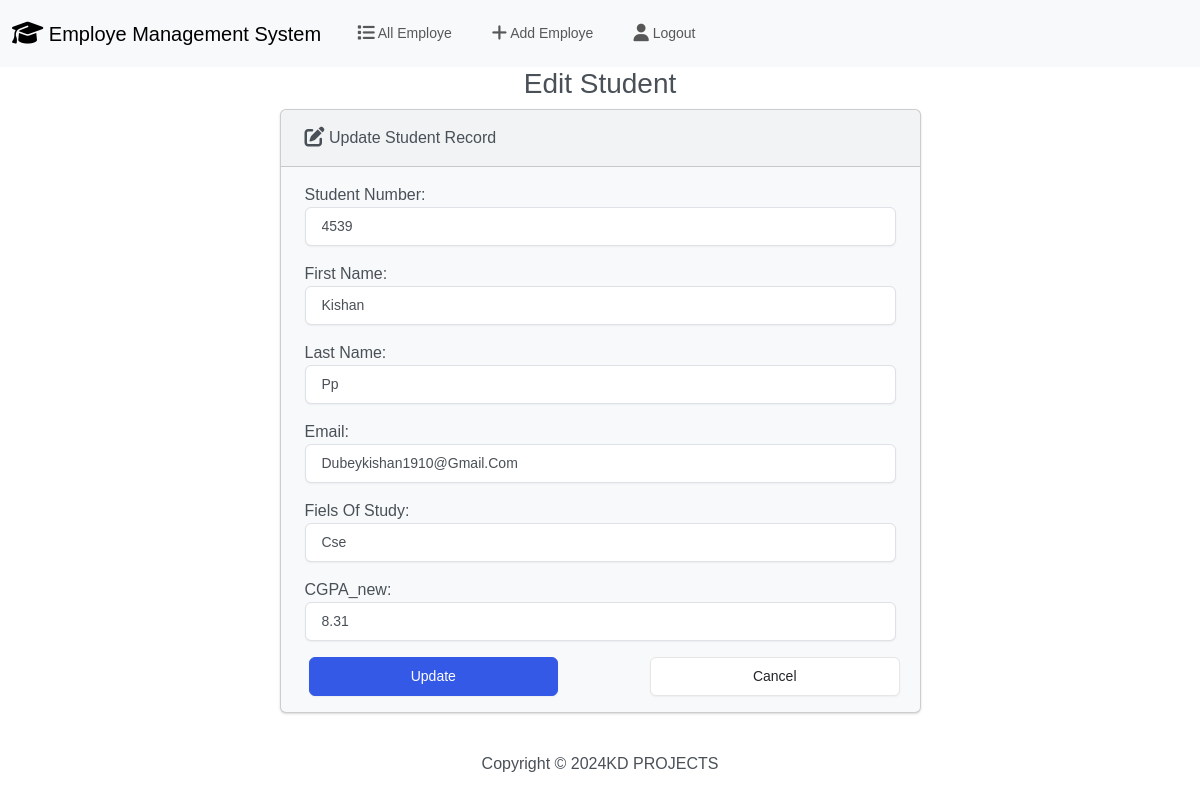
/student/edit/1/ (signed in), run on the app's committed database.
### student_app/models.py (models this page shows, shortened)
class Student(models.Model):
    student_number = models.PositiveIntegerField()
    first_name = models.CharField(max_length=50)
    last_name = models.CharField(max_length=50)
    email = models.EmailField(max_length = 100)
    fiels_of_study = models.CharField(max_length=50)
    cgpa = models.FloatField()

### student_app/views.py (the view, shortened to what this page needs)
# urls.py: path('edit/<int:id>/',login_required(views.Edit.as_view()), name='edit'),
class Edit(View):
    template_name = "students/edit.html"
    def get(self,request,id):
        student = Student.objects.get(pk=id)
        form = StudentForm(instance=student)
        return render(request, self.template_name, {'form':form})

### student_app/forms.py
class StudentForm(forms.ModelForm):
    class Meta:
        model = Student
        fields = ['student_number','first_name','last_name','email','fiels_of_study','cgpa'] #this is taken form models variable or fields='__all__'
        labels = {
            'student_number' :  'Student Number',
            'first_name'     :  'First Name',
            'last_name'      :  'Last Name',
            'email'          :  'Email',
            'fiels_of_study' :  'Fiels of Study',
            'cgpa'           :  'CGPA_new'
        }
        widgets = {
            'student_number': forms.NumberInput(attrs={'class': 'form-control'}),
            'first_name': forms.TextInput(attrs={'class': 'form-control'}),
            'last_name': forms.TextInput(attrs={'class': 'form-control'}),
            'email': forms.EmailInput(attrs={'class': 'form-control'}),
            'fiels_of_study': forms.TextInput(attrs={'class': 'form-control'}),
            'cgpa': forms.NumberInput(attrs={'class': 'form-control'}),
        }

### templates/students/edit.html (shortened to what this page needs)
{% extends "base.html" %}
{% load static %}
{% block content %}
<h3 class="text-center">Edit Student</h3>
{% if success %}
<div class="alert alert-success" role="alert">
    The new student added successfully.
    <a href="{% url 'index' %}" class="alert-link">Go to Home Page.</a>
</div>
{% else %}
<div class="row justify-content-center">
    <div class="col-12 col-md-7">
        <div class="card bg-light mb-3" style="max-width: 60rem;">
            <div class="card-header">
                <i class="fa-solid fa-pen-to-square fa-lg"></i> Update Student record
            </div>
            <div class="card-body">
                <form action="" method="post">
                    {{ form.as_p }}
                <div class="row justify-content-between ms-1">
                    <button type="submit" class="col-5 btn btn-primary">update</button>
                    <a href="{% url 'index' %}" class="me-2 col-5 btn btn-secondary">Cancel</a>
                </div>
                </form>
            </div>
        </div>
    </div>
</div>
</div>
{% endif %}
{% endblock %}

### static/css/style.css (style rules this page uses)
* { box-sizing: border-box; padding: 0; margin: 0; outline: none; border: none; text-decoration: none; text-transform: capitalize !important; transition: all .2s linear; }
body { font-family: "Ubuntu", sans-serif !important; font-size: 0.938rem; background-color: #eee; }

### data on the page
Student: student_number "4539", first_name "kishan", last_name "pp", email "dubeykishan1910@gmail.com", fiels_of_study "cse", cgpa "8.31"
